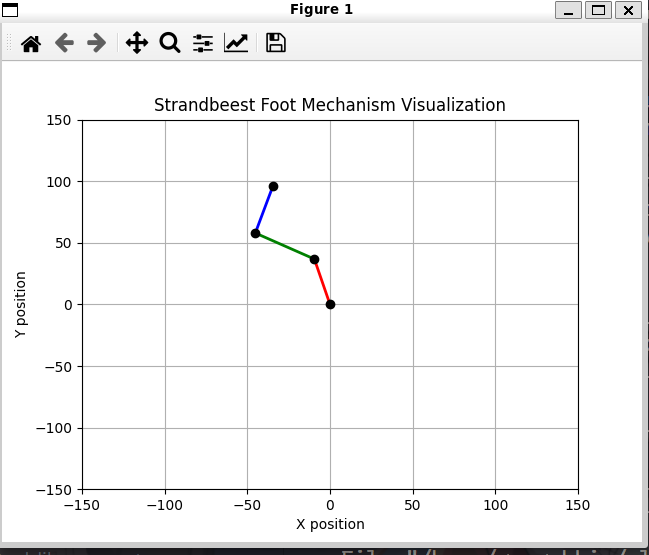

Python code for this plot:
# ----- required imports -----

import numpy as np
import matplotlib.pyplot as plt
from matplotlib.animation import FuncAnimation

# ----- helper functions -----

def calculate_points(theta):
    ax = base_x + a * np.cos(theta)
    ay = base_y + a * np.sin(theta)
    bx = ax + b * np.cos(theta + np.pi / 4)  
    by = ay + b * np.sin(theta + np.pi / 4)
    cx = bx + c * np.cos(theta - np.pi / 6)  
    cy = by + c * np.sin(theta - np.pi / 6)
    dx = cx + d * np.cos(theta + np.pi / 3)  
    dy = cy + d * np.sin(theta + np.pi / 3)
    return (ax, ay), (bx, by), (cx, cy), (dx, dy)

def animate(frame):
    theta = frame * 2 * np.pi / 100
    (ax_pos, ay_pos), (bx_pos, by_pos), (cx_pos, cy_pos), (dx_pos, dy_pos) = calculate_points(theta)
    line1.set_data([base_x, ax_pos], [base_y, ay_pos])
    line2.set_data([ax_pos, bx_pos], [ay_pos, by_pos])
    line3.set_data([bx_pos, cx_pos], [by_pos, cy_pos])
    joint_points.set_data(
        [base_x, ax_pos, bx_pos, cx_pos],
        [base_y, ay_pos, by_pos, cy_pos]
    )
    return line1, line2, line3, joint_points

# ----- execution code -----

a = 38  
b = 41.5
c = 39.3
d = 40.1
e = 55.8
f = 39.4
g = 36.7
h = 65.7
base_x, base_y = 0, 0


fig, ax = plt.subplots()
ax.set_xlim(-150, 150)
ax.set_ylim(-150, 150)
line1, = ax.plot([], [], 'r-', lw=2)  
line2, = ax.plot([], [], 'g-', lw=2)  
line3, = ax.plot([], [], 'b-', lw=2)  
joint_points, = ax.plot([], [], 'ko')  

anim = FuncAnimation(fig, animate, frames=100, interval=50, blit=True)
plt.title("Strandbeest Foot Mechanism Visualization")
plt.xlabel("X position")
plt.ylabel("Y position")
plt.grid(True)
plt.show()
